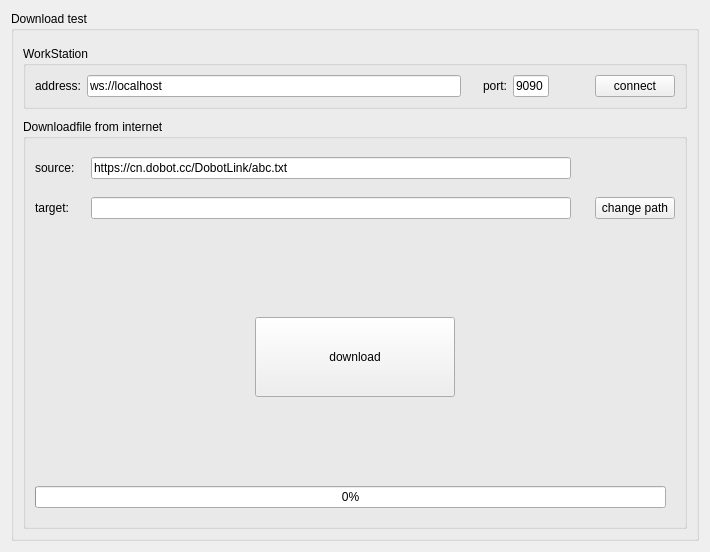
<?xml version="1.0" encoding="UTF-8"?>
<ui version="4.0">
 <class>DDownloadTestForm</class>
 <widget class="QWidget" name="DDownloadTestForm">
  <property name="geometry">
   <rect>
    <x>0</x>
    <y>0</y>
    <width>710</width>
    <height>548</height>
   </rect>
  </property>
  <property name="windowTitle">
   <string>Form</string>
  </property>
  <layout class="QVBoxLayout" name="verticalLayout_9">
   <item>
    <widget class="QGroupBox" name="groupBox_magician">
     <property name="minimumSize">
      <size>
       <width>0</width>
       <height>530</height>
      </size>
     </property>
     <property name="title">
      <string>Download test</string>
     </property>
     <layout class="QVBoxLayout" name="verticalLayout">
      <property name="spacing">
       <number>10</number>
      </property>
      <property name="topMargin">
       <number>15</number>
      </property>
      <item>
       <widget class="QGroupBox" name="groupBox_5">
        <property name="sizePolicy">
         <sizepolicy hsizetype="Preferred" vsizetype="Fixed">
          <horstretch>0</horstretch>
          <verstretch>0</verstretch>
         </sizepolicy>
        </property>
        <property name="title">
         <string>WorkStation</string>
        </property>
        <layout class="QHBoxLayout" name="horizontalLayout_6">
         <item>
          <widget class="QLabel" name="label_address">
           <property name="maximumSize">
            <size>
             <width>50</width>
             <height>16777215</height>
            </size>
           </property>
           <property name="text">
            <string>address:</string>
           </property>
           <property name="alignment">
            <set>Qt::AlignRight|Qt::AlignTrailing|Qt::AlignVCenter</set>
           </property>
          </widget>
         </item>
         <item>
          <widget class="QLineEdit" name="lineEdit_ws_address">
           <property name="minimumSize">
            <size>
             <width>160</width>
             <height>0</height>
            </size>
           </property>
           <property name="text">
            <string notr="true">ws://localhost</string>
           </property>
           <property name="placeholderText">
            <string notr="true">ws://127.0.0.1</string>
           </property>
          </widget>
         </item>
         <item>
          <widget class="QLabel" name="label_port">
           <property name="sizePolicy">
            <sizepolicy hsizetype="Fixed" vsizetype="Preferred">
             <horstretch>0</horstretch>
             <verstretch>0</verstretch>
            </sizepolicy>
           </property>
           <property name="minimumSize">
            <size>
             <width>40</width>
             <height>0</height>
            </size>
           </property>
           <property name="maximumSize">
            <size>
             <width>40</width>
             <height>16777215</height>
            </size>
           </property>
           <property name="text">
            <string>port:</string>
           </property>
           <property name="alignment">
            <set>Qt::AlignRight|Qt::AlignTrailing|Qt::AlignVCenter</set>
           </property>
          </widget>
         </item>
         <item>
          <widget class="QLineEdit" name="lineEdit_ws_port">
           <property name="sizePolicy">
            <sizepolicy hsizetype="Fixed" vsizetype="Fixed">
             <horstretch>0</horstretch>
             <verstretch>0</verstretch>
            </sizepolicy>
           </property>
           <property name="minimumSize">
            <size>
             <width>36</width>
             <height>0</height>
            </size>
           </property>
           <property name="maximumSize">
            <size>
             <width>36</width>
             <height>16777215</height>
            </size>
           </property>
           <property name="text">
            <string notr="true">9090</string>
           </property>
           <property name="maxLength">
            <number>5</number>
           </property>
           <property name="placeholderText">
            <string notr="true">port</string>
           </property>
          </widget>
         </item>
         <item>
          <spacer name="horizontalSpacer_5">
           <property name="orientation">
            <enum>Qt::Horizontal</enum>
           </property>
           <property name="sizeType">
            <enum>QSizePolicy::Preferred</enum>
           </property>
           <property name="sizeHint" stdset="0">
            <size>
             <width>40</width>
             <height>20</height>
            </size>
           </property>
          </spacer>
         </item>
         <item>
          <widget class="QPushButton" name="btn_wsConnect">
           <property name="text">
            <string>connect</string>
           </property>
          </widget>
         </item>
        </layout>
       </widget>
      </item>
      <item>
       <widget class="QGroupBox" name="groupBox_download">
        <property name="title">
         <string>Downloadfile from internet</string>
        </property>
        <layout class="QVBoxLayout" name="verticalLayout_2">
         <item>
          <widget class="QWidget" name="widget_8" native="true">
           <layout class="QHBoxLayout" name="horizontalLayout_3">
            <property name="spacing">
             <number>6</number>
            </property>
            <property name="leftMargin">
             <number>0</number>
            </property>
            <property name="topMargin">
             <number>0</number>
            </property>
            <property name="rightMargin">
             <number>0</number>
            </property>
            <property name="bottomMargin">
             <number>0</number>
            </property>
            <item>
             <widget class="QWidget" name="widget_info" native="true">
              <layout class="QVBoxLayout" name="verticalLayout_3">
               <property name="spacing">
                <number>0</number>
               </property>
               <property name="leftMargin">
                <number>0</number>
               </property>
               <property name="topMargin">
                <number>0</number>
               </property>
               <property name="rightMargin">
                <number>0</number>
               </property>
               <property name="bottomMargin">
                <number>0</number>
               </property>
               <item>
                <widget class="QWidget" name="widget_source" native="true">
                 <layout class="QHBoxLayout" name="horizontalLayout">
                  <property name="leftMargin">
                   <number>0</number>
                  </property>
                  <item>
                   <widget class="QLabel" name="label_source">
                    <property name="minimumSize">
                     <size>
                      <width>50</width>
                      <height>0</height>
                     </size>
                    </property>
                    <property name="text">
                     <string>source:</string>
                    </property>
                   </widget>
                  </item>
                  <item>
                   <widget class="QLineEdit" name="lineEdit_source">
                    <property name="text">
                     <string notr="true">https://cn.dobot.cc/DobotLink/abc.txt</string>
                    </property>
                   </widget>
                  </item>
                 </layout>
                </widget>
               </item>
               <item>
                <widget class="QWidget" name="widget_target" native="true">
                 <layout class="QHBoxLayout" name="horizontalLayout_2">
                  <property name="leftMargin">
                   <number>0</number>
                  </property>
                  <item>
                   <widget class="QLabel" name="label_target">
                    <property name="minimumSize">
                     <size>
                      <width>50</width>
                      <height>0</height>
                     </size>
                    </property>
                    <property name="text">
                     <string>target:</string>
                    </property>
                   </widget>
                  </item>
                  <item>
                   <widget class="QLineEdit" name="lineEdit_targetPath">
                    <property name="text">
                     <string notr="true"/>
                    </property>
                   </widget>
                  </item>
                 </layout>
                </widget>
               </item>
              </layout>
             </widget>
            </item>
            <item>
             <widget class="QWidget" name="widget_button" native="true">
              <layout class="QVBoxLayout" name="verticalLayout_5" stretch="1,1">
               <property name="spacing">
                <number>0</number>
               </property>
               <property name="leftMargin">
                <number>0</number>
               </property>
               <property name="topMargin">
                <number>0</number>
               </property>
               <property name="rightMargin">
                <number>0</number>
               </property>
               <property name="bottomMargin">
                <number>0</number>
               </property>
               <item>
                <widget class="QWidget" name="widget_blank" native="true">
                 <layout class="QVBoxLayout" name="verticalLayout_4"/>
                </widget>
               </item>
               <item>
                <widget class="QWidget" name="widget_changepath" native="true">
                 <layout class="QVBoxLayout" name="verticalLayout_6" stretch="0">
                  <property name="rightMargin">
                   <number>0</number>
                  </property>
                  <item>
                   <widget class="QPushButton" name="pushButton_savepath">
                    <property name="text">
                     <string>change path</string>
                    </property>
                   </widget>
                  </item>
                 </layout>
                </widget>
               </item>
              </layout>
             </widget>
            </item>
           </layout>
          </widget>
         </item>
         <item>
          <spacer name="verticalSpacer">
           <property name="orientation">
            <enum>Qt::Vertical</enum>
           </property>
           <property name="sizeHint" stdset="0">
            <size>
             <width>20</width>
             <height>79</height>
            </size>
           </property>
          </spacer>
         </item>
         <item>
          <widget class="QWidget" name="widget_download" native="true">
           <layout class="QHBoxLayout" name="horizontalLayout_4">
            <item>
             <spacer name="horizontalSpacer_2">
              <property name="orientation">
               <enum>Qt::Horizontal</enum>
              </property>
              <property name="sizeHint" stdset="0">
               <size>
                <width>208</width>
                <height>20</height>
               </size>
              </property>
             </spacer>
            </item>
            <item>
             <widget class="QPushButton" name="pushButton_download">
              <property name="minimumSize">
               <size>
                <width>200</width>
                <height>80</height>
               </size>
              </property>
              <property name="text">
               <string>download</string>
              </property>
             </widget>
            </item>
            <item>
             <spacer name="horizontalSpacer">
              <property name="orientation">
               <enum>Qt::Horizontal</enum>
              </property>
              <property name="sizeHint" stdset="0">
               <size>
                <width>208</width>
                <height>20</height>
               </size>
              </property>
             </spacer>
            </item>
           </layout>
          </widget>
         </item>
         <item>
          <spacer name="verticalSpacer_2">
           <property name="orientation">
            <enum>Qt::Vertical</enum>
           </property>
           <property name="sizeHint" stdset="0">
            <size>
             <width>20</width>
             <height>78</height>
            </size>
           </property>
          </spacer>
         </item>
         <item>
          <widget class="QWidget" name="widget_10" native="true">
           <layout class="QVBoxLayout" name="verticalLayout_7">
            <property name="leftMargin">
             <number>0</number>
            </property>
            <property name="topMargin">
             <number>0</number>
            </property>
            <item>
             <widget class="QProgressBar" name="progressBar">
              <property name="value">
               <number>0</number>
              </property>
              <property name="alignment">
               <set>Qt::AlignCenter</set>
              </property>
             </widget>
            </item>
           </layout>
          </widget>
         </item>
        </layout>
       </widget>
      </item>
     </layout>
    </widget>
   </item>
  </layout>
 </widget>
 <resources/>
 <connections/>
</ui>
